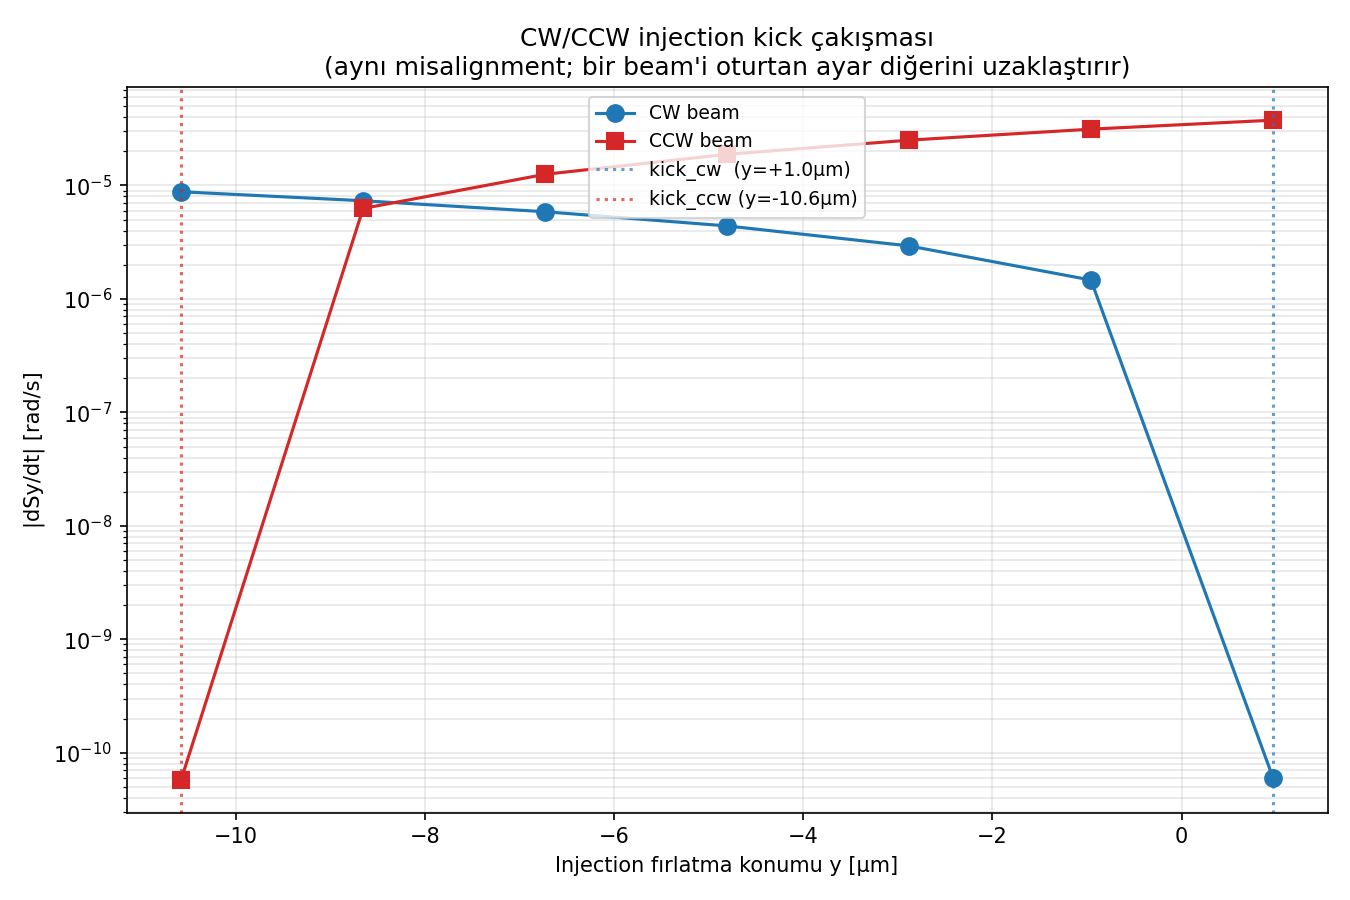

Write Python code to recreate this figure.
#!/usr/bin/env python3
"""test_ccw_symmetry.py — CW/CCW injection kick çakışması (Omarov simetrisi).

Soru:
  Hizalama hatalı halkada CW (saat yönü) parçacığı kapalı yörüngeye oturtan
  injection kick'i, aynı manyetik alandaki CCW (ters yön) parçacığını da
  oturtuyor mu, yoksa uzaklaştırıyor mu?

Fizik (Omarov CCW + quad-flip simetrisi):
  Quad misalignment'tan doğan dikey kick MANYETİKTİR (F = qv×B). Işın yönü
  tersine dönünce v işaret değiştirir → kick işaret değiştirir → kapalı
  yörünge CW ve CCW için FARKLIDIR. Dolayısıyla tek bir injection ayarı
  iki beam'i aynı anda yörüngeye oturtamaz; birini oturturken diğerini
  betatron salınımına sokar. Bu, sahte EDM'nin CW/CCW altında zıt davranıp
  CW+CCW ortalamasında iptal olmasının temelidir.

  KRİTİK: alanlar (E0, quad gradyanı, MİSALIGNMENT) iki yön için BİRE BİR
  AYNI. Sadece başlangıç momentumunun işareti (ışın yönü) çevrilir.
  (C++'ta field_params[11]=direction yalnızca RF'te kullanılır; ışın yönü
  gerçekte _make_state'teki p_mag·direction işaretiyle belirlenir.)

Yöntem:
  1. Aynı dy_ref için CW ve CCW kapalı yörüngeleri bulunur (kick_cw, kick_ccw).
  2. İki kick arasındaki doğru taranır: launch(t) = (1−t)·kick_cw + t·kick_ccw.
     Her t için HEM CW HEM CCW beam'in sahte EDM'si ölçülür.
     t=0 → CW oturur (taban), CCW uzakta;  t=1 → tam tersi.
  3. Tabanlardaki dSy/dt işaretleri karşılaştırılır (CW+CCW iptali için).

Çıktı:
  test_ccw_symmetry.png — sahte EDM vs injection ayarı (CW & CCW eğrileri)
  Terminal tablolar
"""

import json
import os
import sys
import time

import matplotlib
matplotlib.use("Agg")
import matplotlib.pyplot as plt
import multiprocessing as mp
import numpy as np

os.chdir(os.path.dirname(os.path.abspath(__file__)))
sys.path.insert(0, os.path.dirname(os.path.abspath(__file__)))

# ── Test parametreleri ───────────────────────────────────────────────────────
REF_SEED     = 7        # CW testiyle AYNI referans hizalama deseni
A_MISALIGN   = 1e-5     # hizalama RMS [m] = 10 μm
T2           = 5e-4     # simülasyon süresi [s]
CO_TURNS     = 24       # kapalı yörünge bulma tur sayısı
CO_ITER      = 2        # Newton yinelemesi (orbit bulma, hassas)
RETURN_STEPS = 3000
N_TSCAN      = 7        # kick_cw → kick_ccw doğrusu üzerinde tarama noktası


# ── stdout bastırma ──────────────────────────────────────────────────────────

def _suppress_stdout():
    fd = os.dup(1)
    null = os.open(os.devnull, os.O_WRONLY)
    os.dup2(null, 1)
    os.close(null)
    return fd


def _restore_stdout(fd):
    os.dup2(fd, 1)
    os.close(fd)


# ── Worker: sabit fırlatma noktasından spin takibi ───────────────────────────

def _worker(task):
    """Verilen yön + fırlatma noktasından dSy/dt ölç. Alan = dy_ref (sabit).

    Görev: (label, direction, y_launch, yp_launch, dy_list, t2, return_steps)
    Dönüş: (label, slope [rad/s])
    """
    label, direction, yv, ypv, dy_list, t2, return_steps = task

    import os, sys, json, numpy as np
    os.chdir(os.path.dirname(os.path.abspath(__file__)))
    sys.path.insert(0, os.path.dirname(os.path.abspath(__file__)))

    from false_edm_mode_scan import setup_fields, _make_state
    from integrator import integrate_particle

    with open("params.json") as fh:
        config = json.load(fh)

    fields, _, beta0, R0, p_mag, _ = setup_fields(config)
    dt = float(config.get("dt", 1e-11))
    dy = np.asarray(dy_list, dtype=float)

    # Işın yönü: başlangıç momentumu + spin işareti (alan AYNI kalır)
    y_launch = _make_state([0.0, float(yv), 0.0, float(ypv)],
                           p_mag, float(direction),
                           [0.0, 0.0, float(direction)])

    saved = _suppress_stdout()
    try:
        fields.poincare_quad_index = 0.0
        _, poin, poin_t = integrate_particle(
            y_launch, 0.0, t2, dt,
            fields=fields, return_steps=return_steps, quad_dy=dy,
        )
    finally:
        _restore_stdout(saved)

    slope = float(np.polyfit(np.asarray(poin_t, float),
                             np.asarray(poin[:, 7], float), 1)[0])
    return label, slope


# ── Ana rutin ────────────────────────────────────────────────────────────────

def main():
    t0 = time.time()

    from false_edm_mode_scan import setup_fields, find_closed_orbit, C

    with open("params.json") as fh:
        config = json.load(fh)
    fields, _, beta0, R0, p_mag, direction = setup_fields(config)
    n_q   = 2 * int(fields.nFODO)
    dt    = float(config.get("dt", 1e-11))
    circ  = (2*np.pi*R0 + 4*fields.nFODO*fields.driftLen
             + 2*fields.nFODO*fields.quadLen)
    T_rev = circ / (beta0 * C)

    dir_cw  = direction        # mevcut yön (CW kabul)
    dir_ccw = -direction       # ters yön (CCW)

    # AYNI misalignment her iki yön için (CW testiyle aynı tohum)
    rng    = np.random.default_rng(REF_SEED)
    dy_ref = rng.standard_normal(n_q) * A_MISALIGN

    # ── ADIM 1: CW ve CCW kapalı yörüngeleri (aynı alan) ──────────────────
    print("Aynı misalignment (RMS=10μm) için CW ve CCW kapalı yörüngeleri:")
    saved = _suppress_stdout()
    try:
        vco_cw, res_cw = find_closed_orbit(fields, p_mag, dir_cw, dy_ref,
                                           dt, T_rev, n_turns=CO_TURNS, n_iter=CO_ITER)
        vco_ccw, res_ccw = find_closed_orbit(fields, p_mag, dir_ccw, dy_ref,
                                             dt, T_rev, n_turns=CO_TURNS, n_iter=CO_ITER)
    finally:
        _restore_stdout(saved)

    kick_cw  = np.array([vco_cw[1],  vco_cw[3]])    # (y, y')
    kick_ccw = np.array([vco_ccw[1], vco_ccw[3]])
    print(f"  kick_cw  (CW oturtan) : y={kick_cw[0]*1e6:+7.2f} μm, "
          f"y'={kick_cw[1]*1e6:+6.2f} μrad")
    print(f"  kick_ccw (CCW oturtan): y={kick_ccw[0]*1e6:+7.2f} μm, "
          f"y'={kick_ccw[1]*1e6:+6.2f} μrad")
    sep_um = np.hypot((kick_cw[0]-kick_ccw[0]),
                      (kick_cw[1]-kick_ccw[1])*0) * 1e6
    print(f"  → iki kick arası konum farkı: {sep_um:.2f} μm")

    # ── ADIM 2: kick_cw → kick_ccw doğrusu taraması ───────────────────────
    ts    = np.linspace(0.0, 1.0, N_TSCAN)
    tasks = []
    for i, t in enumerate(ts):
        launch = (1 - t) * kick_cw + t * kick_ccw
        tasks.append((f"cw_{i}",  dir_cw,  launch[0], launch[1],
                      dy_ref.tolist(), T2, RETURN_STEPS))
        tasks.append((f"ccw_{i}", dir_ccw, launch[0], launch[1],
                      dy_ref.tolist(), T2, RETURN_STEPS))

    n_workers = min(mp.cpu_count(), len(tasks))
    print(f"\nADIM 2: {len(tasks)} simülasyon ({n_workers} işçi)...")
    ctx = mp.get_context("spawn")
    with ctx.Pool(processes=n_workers) as pool:
        res = dict(pool.map(_worker, tasks))

    slope_cw  = np.array([res[f"cw_{i}"]  for i in range(N_TSCAN)])
    slope_ccw = np.array([res[f"ccw_{i}"] for i in range(N_TSCAN)])

    # ── Tablo ─────────────────────────────────────────────────────────────
    print(f"\n{'─'*72}")
    print("Injection ayarı taraması (t=0: kick_cw,  t=1: kick_ccw)")
    print(f"{'─'*72}")
    hdr = f"{'t':>5}  {'launch y [μm]':>14}  {'CW |dSy/dt|':>14}  {'CCW |dSy/dt|':>14}"
    print(hdr); print('─'*len(hdr))
    for i, t in enumerate(ts):
        ly = ((1-t)*kick_cw[0] + t*kick_ccw[0]) * 1e6
        print(f"{t:>5.2f}  {ly:>14.2f}  {abs(slope_cw[i]):>14.3e}  "
              f"{abs(slope_ccw[i]):>14.3e}")

    # Tabanlar ve işaretler
    s_cw_floor  = slope_cw[0]     # t=0, CW kendi kick'inde
    s_ccw_floor = slope_ccw[-1]   # t=1, CCW kendi kick'inde
    s_cw_displaced  = slope_cw[-1]   # CW, CCW'nin kick'inde (uzakta)
    s_ccw_displaced = slope_ccw[0]   # CCW, CW'nin kick'inde (uzakta)

    print(f"\n{'─'*72}")
    print("Çakışma: birini oturturken diğeri uzaklaşıyor mu?")
    print(f"{'─'*72}")
    print(f"  CW  @ kick_cw  (oturmuş)  : {s_cw_floor:+.3e} rad/s")
    print(f"  CCW @ kick_cw  (uzakta)   : {s_ccw_displaced:+.3e} rad/s  "
          f"→ {abs(s_ccw_displaced/s_ccw_floor):.0f}× taban")
    print(f"  CCW @ kick_ccw (oturmuş)  : {s_ccw_floor:+.3e} rad/s")
    print(f"  CW  @ kick_ccw (uzakta)   : {s_cw_displaced:+.3e} rad/s  "
          f"→ {abs(s_cw_displaced/s_cw_floor):.0f}× taban")

    print(f"\n  Taban işaretleri (CW+CCW iptali için):")
    print(f"    CW  tabanı: {s_cw_floor:+.3e}")
    print(f"    CCW tabanı: {s_ccw_floor:+.3e}")
    same = (np.sign(s_cw_floor) == np.sign(s_ccw_floor))
    avg = 0.5*(s_cw_floor + s_ccw_floor)
    print(f"    işaretler {'AYNI' if same else 'ZIT'} → "
          f"CW+CCW ortalaması = {avg:+.3e} rad/s")

    elapsed = time.time() - t0
    print(f"\nToplam süre: {elapsed:.1f} s")

    # ── Figür ─────────────────────────────────────────────────────────────
    fig, ax = plt.subplots(figsize=(9, 6))
    launch_y_um = np.array([((1-t)*kick_cw[0] + t*kick_ccw[0])*1e6 for t in ts])

    ax.semilogy(launch_y_um, np.abs(slope_cw), 'o-', color='tab:blue',
                markersize=8, label='CW beam')
    ax.semilogy(launch_y_um, np.abs(slope_ccw), 's-', color='tab:red',
                markersize=8, label='CCW beam')

    ax.axvline(kick_cw[0]*1e6, color='tab:blue', ls=':', alpha=0.7,
               label=f"kick_cw  (y={kick_cw[0]*1e6:+.1f}μm)")
    ax.axvline(kick_ccw[0]*1e6, color='tab:red', ls=':', alpha=0.7,
               label=f"kick_ccw (y={kick_ccw[0]*1e6:+.1f}μm)")

    ax.set_xlabel("Injection fırlatma konumu y [μm]")
    ax.set_ylabel("|dSy/dt| [rad/s]")
    ax.set_title("CW/CCW injection kick çakışması\n"
                 "(aynı misalignment; bir beam'i oturtan ayar diğerini uzaklaştırır)")
    ax.legend(fontsize=9, loc='upper center')
    ax.grid(True, which='both', alpha=0.3)

    plt.tight_layout()
    out = "test_ccw_symmetry.png"
    plt.savefig(out, dpi=150)
    print(f"Figür kaydedildi: {out}")


if __name__ == "__main__":
    main()
